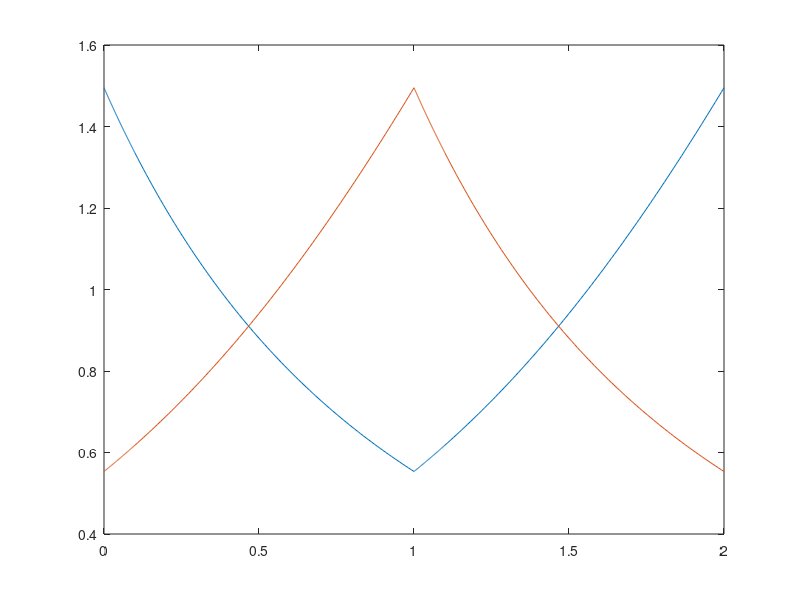

MATLAB code for this plot: (Note: this script raises an error after producing the figure.)

P=rand(5,1);

lockedParams=[0.2,1,0.3,0.00,0.04,0.04,0.17,2,0.1,0,0,0];

mu= lockedParams(1); %discharge rate.
m=[0.1,0.001,0.001,1]; %InfluxRate S,A,B,X

beta= lockedParams(3); % 0.3 %Rate of infection
sigma=  lockedParams(4); %0.00; %relative rate of replacement infection

cA=  lockedParams(5);% 0.04;
cB=  lockedParams(6);% 0.04;
cAB=  lockedParams(7);%0.17; %Cost of antibiotic resistance.
betaS=beta;
betaA=beta*(1-cA);
betaB=beta*(1-cB);

tau=  lockedParams(8);%1.2; %rate of recovery due to treatment
gam=  lockedParams(9);% 0.1;  %Spontaneous recovery.

nuA=  lockedParams(10);%10^-6; %Spotaneous rate of resistance mutation thing.
nuB=  lockedParams(11);% 10^-6;
nuAB=  lockedParams(12);%10^-13;

sigma=sum(m)/mu;
SatX = (gam+mu)/betaB;
z= m(1)/(gam+tau+mu-betaS*SatX);
bottomA= m(2)/(gam+tau+mu-betaA*SatX);
bottomB= m(3)/(gam+tau+mu-betaB*SatX);
topA= sigma-bottomB-z;
topB= sigma-bottomA-z;


kA= (gam+mu+tau)- betaA*(sigma-z-m(3)/(gam+tau+mu-betaB*SatX) );
kB= (gam+mu)- betaB*(sigma-z-m(2)/(gam+tau+mu-betaA*SatX) );

%kA= (gam+mu+tau)- betaA*(sigma-z-topB );
%kB= (gam+mu)- betaB*(sigma-z-bottomA );

rA = roots([-betaA;-kA;m(2)]);
rA_Approx= [m(2)/kA,-kA/betaA];

rB = roots([-betaB;-kB;m(3)]);
rB_Approx= [m(3)/kB,-kB/betaB];

%%%%%%%%%%%%%5
%%Evil cheat hacking.

sigma=sum(m)/mu;
SatX = (gam+mu)/betaB;
z= m(1)/(gam+tau+mu-betaS*SatX);
bottomA= m(2)/(gam+tau+mu-betaA*SatX);
bottomB= m(3)/(gam+tau+mu-betaB*SatX);
topA= sigma-bottomB-z-SatX;
topB= sigma-bottomA-z-SatX;

rA(2)=bottomA;
rB(1)=topB;


kA= (gam+mu+tau)- betaA*(sigma-z-m(3)/(gam+tau+mu-betaB*SatX) );
kB= (gam+mu)- betaB*(sigma-z-bottomA );

%%%%%%%%


T=1;

RaFunct= @(t,C) rA(1) +(rA(2)-rA(1))./(1+C*exp(-kA*t));
RbFunct= @(t,C) rB(1) +(rB(2)-rB(1))./(1+C*exp(-kB*t));

RaFunct_C=@(t,C)  -(rA(2)-rA(1)).*exp(-kA*t)./(1+C*exp(-kA*t)).^2;
RbFunct_C= @(t,C) -(rB(2)-rB(1)).*exp(-kB*t)./(1+C*exp(-kB*t)).^2;

Cb=(rB(2)-rB(1))/(rA(2)-rB(1))-1; %Some initial approximations,
Ca= (rA(2)-rA(1))./(rB(1)-rA(1))-1;

C=[Ca;Cb]
 
for(iii=1:10)
    Vect=[RaFunct(T,C(1))-RbFunct(0,C(2));RaFunct(0,C(1))-RbFunct(T,C(2))]
    M=[RaFunct_C(T,C(1)),-RbFunct_C(0,C(2));RaFunct_C(0,C(1)),-RbFunct_C(T,C(2))]
    
    C=C - M\Vect
    
end

Vect

C

tvect=[linspace(0,T/10),linspace(T/10,T)];
RAvect=RaFunct(tvect,C(1));
RBvect=RbFunct(tvect,C(2));

plot([tvect,T+tvect],[RAvect,RBvect]);
hold on
plot([tvect,T+tvect],[RBvect,RAvect]);

lockedParams(2)=sum(m)/lockedParams(1);
m=[m(1:3),0,m(4)]'/sum(m); %InfluxRate S,A,B,AB, X

chi=[0,0,1,0];

 ABRsim= @(t,y) ABRsimulationCycle(chi,y,lockedParams,t,T,m);
 
 y0=rand(1,5);
y0(1)=z;
y0(2)=RAvect(1);
y0(3)=RBvect(1);
y0(5)=sigma-sum(y0);
 y0(4)=0;
 
 [t,yQQ]=ode45(ABRsim, linspace(0,T*20,10000), y0, odeset('NonNegative',1))
 figure(44);
 plot(t,yQQ,'LineWidth',2);
 hold on

 t_cycle=[tvect,T+tvect,2*T+tvect,3*T+tvect,4*T+tvect,5*T+tvect,6*T+tvect,7*T+tvect,8*T+tvect,9*T+tvect];
 t_cycle=[t_cycle,t_cycle+10*T]
 cyclePredict=[RAvect,RBvect,RAvect,RBvect,RAvect,RBvect,RAvect,RBvect,RAvect,RBvect];
 cyclePredict=[cyclePredict,cyclePredict]
 plot(t_cycle,cyclePredict,'o');
 
% 
% plot(t_cycle(5:5:end),cyclePredict(:,5:5:end),'o');